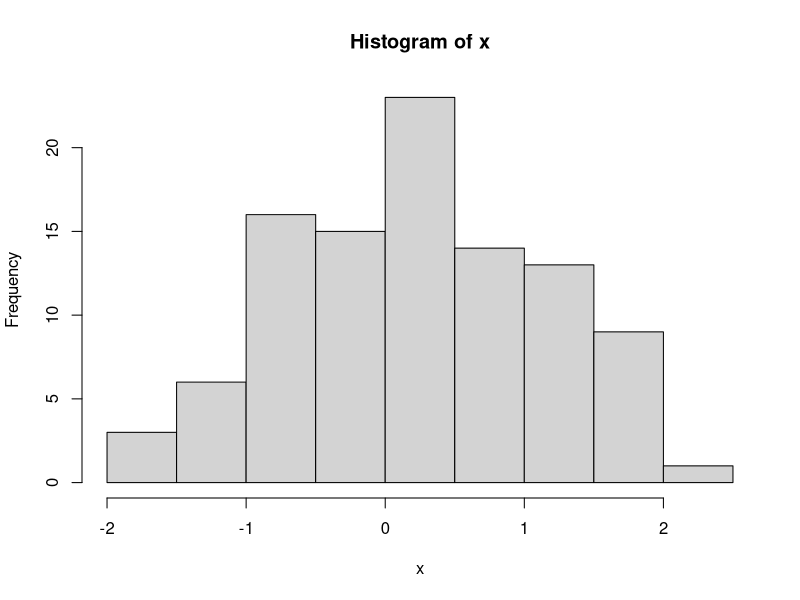
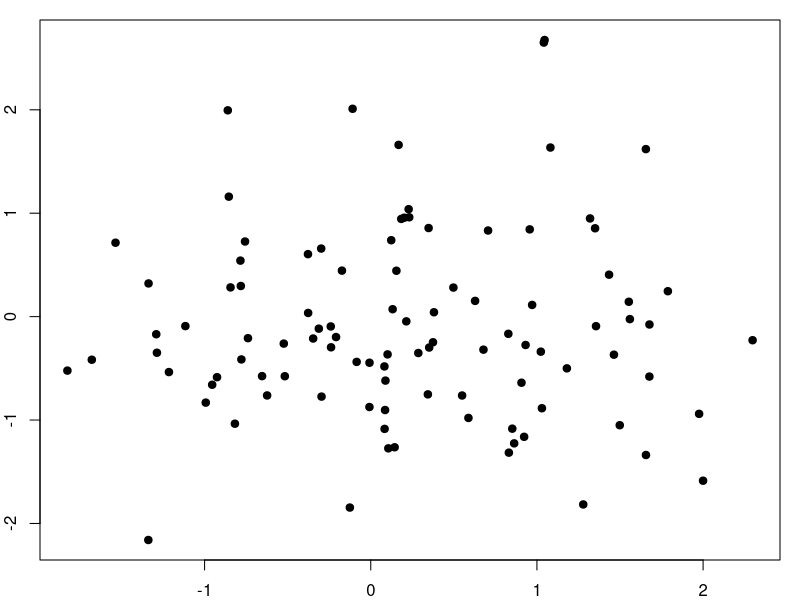
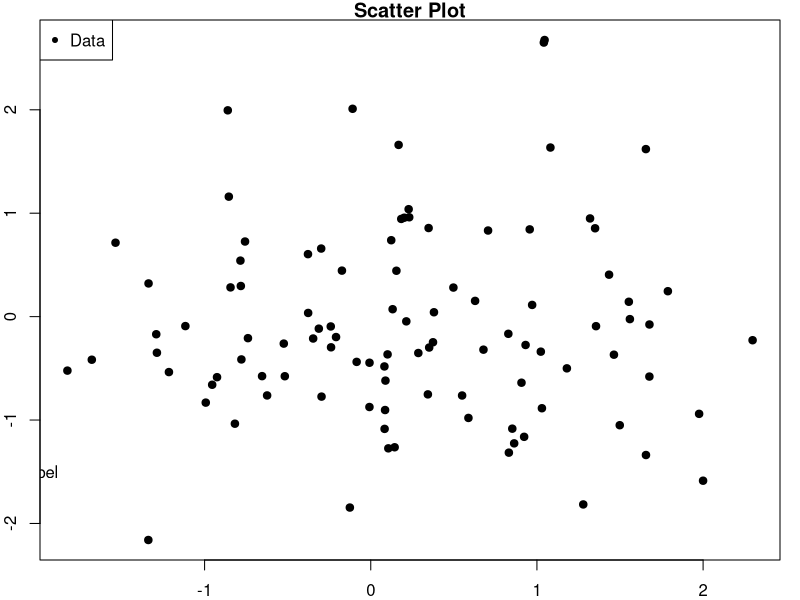
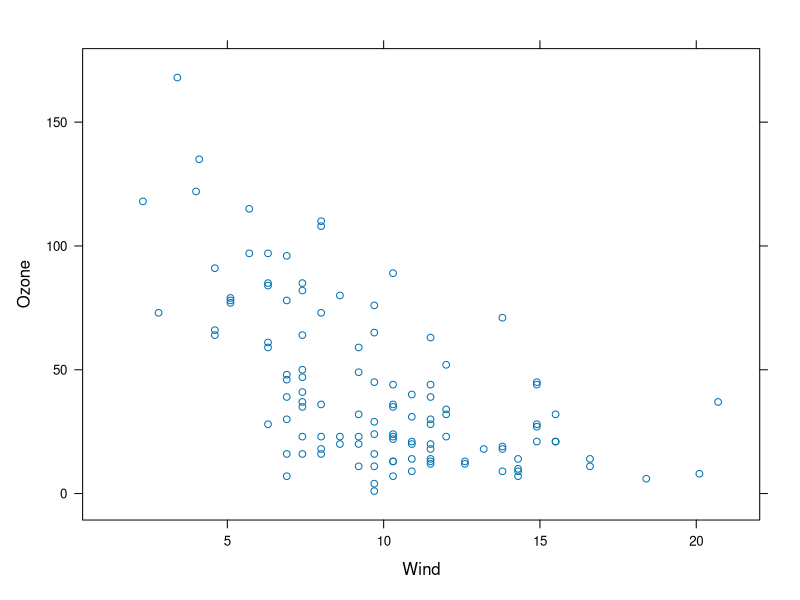
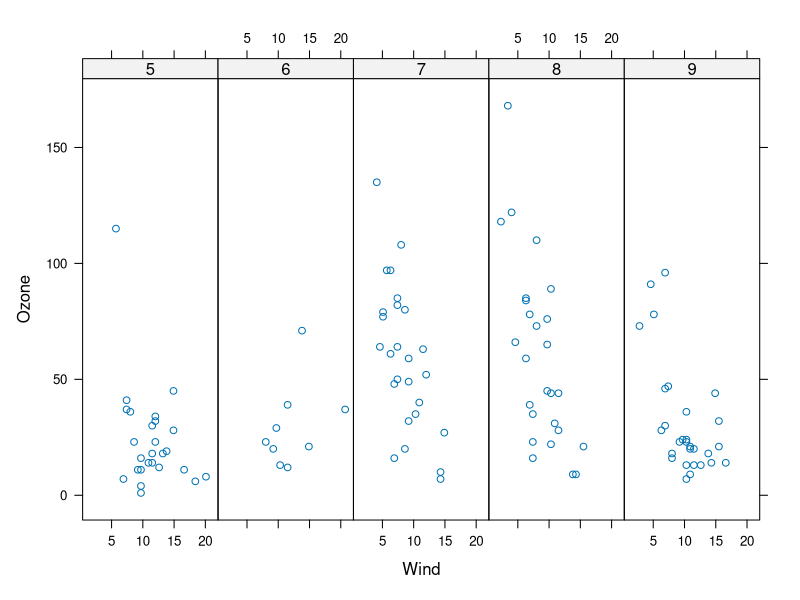
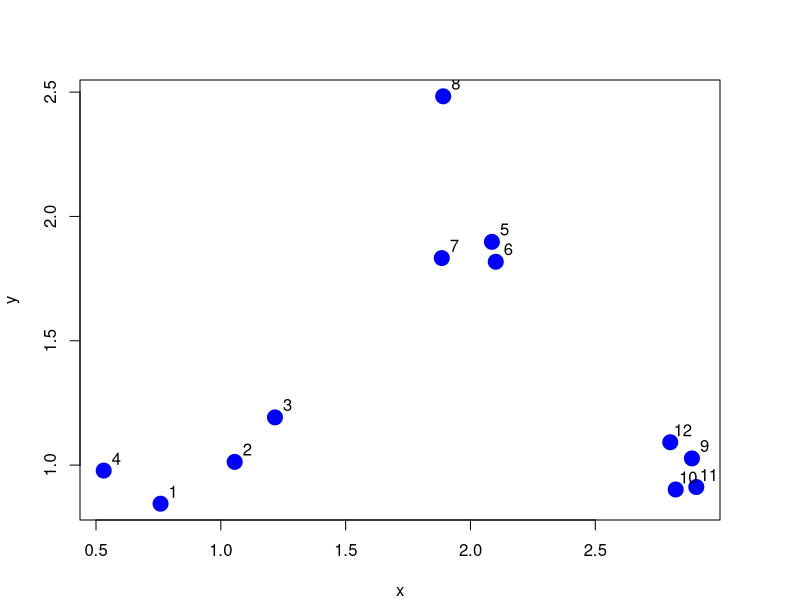
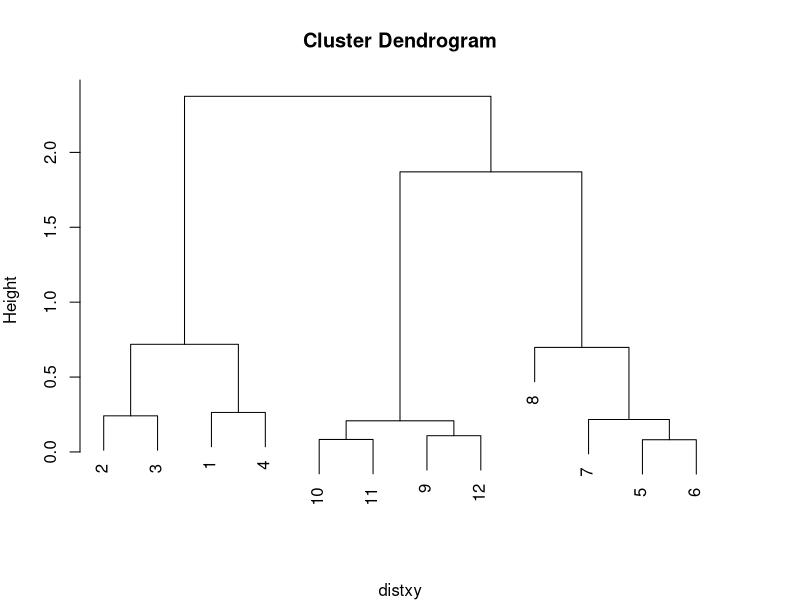

The R script that drew these images, in order:
#==============================Week1==================================
#=================Basic Plot Demonstration============================
x <- rnorm(100)
hist(x)
y <- rnorm(100)
# Setting margans
par(mar = c(2,2,1,1))
plot(x,y, pch = 19)
# example(points)
plot(x,y, pch = 19)
title("Scatter Plot")
text(-2,-1.5, "Label")
legend("topleft",legend = "Data",pch = 20)
#=====================================================================
#==============================Week2==================================
# Lattice
library(lattice)
library(datasets)
xyplot(Ozone ~ Wind, data = airquality)
head(airquality)
airquality <- transform(airquality, Month = factor(Month))
# Ozone and wind for every month
p <- xyplot(Ozone ~ Wind | Month, data = airquality, layout= c(5,1))
print(p)
# GGplot2
# TO BE DONE AGAIN
#=====================================================================
#==============================Week3==================================
# Hierarchical Clustering
set.seed(1234)
par(mar = c(4,4,4,4))
x <- rnorm(12, mean = rep(1:3,each = 4),sd = 0.2)
y <- rnorm(12, mean = rep(c(1,2,1),each = 4),sd = 0.2)
plot(x,y, col = "blue", pch = 19, cex = 2)
text(x +.05,y + .05, labels = as.character(1:12))
# Calculating the distance using the dist function
dataFrame <- data.frame(x = x, y = y)
distxy <- dist(dataFrame)
hClustering <- hclust(distxy) # By default the distance is the euclidean diatance.
plot(hClustering)

























